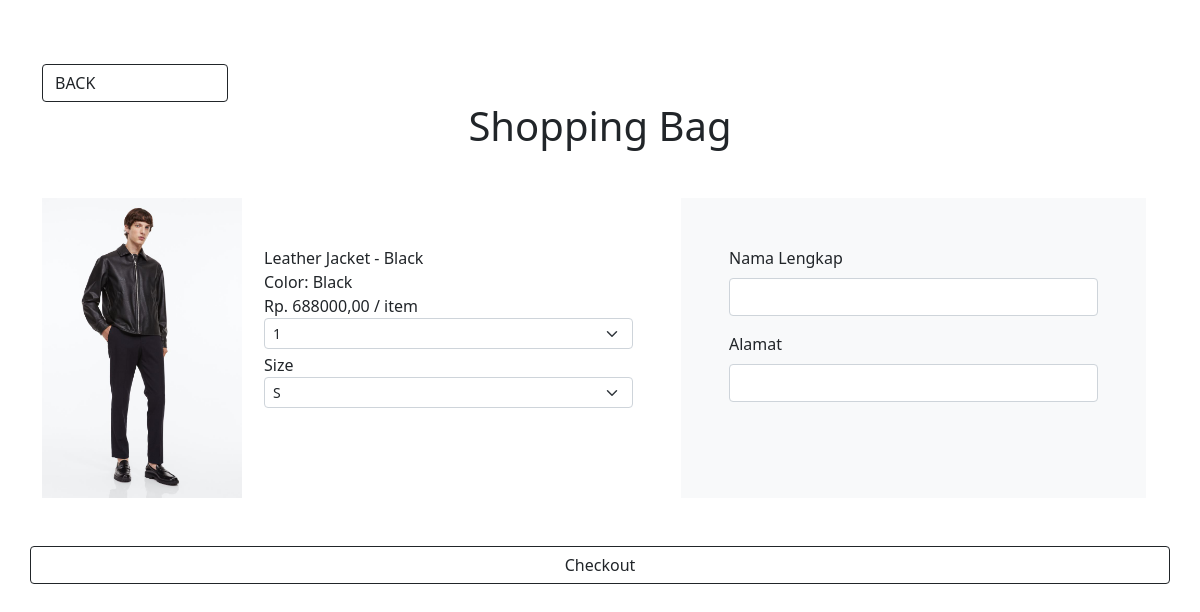
Screenshot of /user/halaman2.php?id=3 with the database file from the repository.
### tables this page shows
CREATE TABLE `produk` (
  `id_barang` int(11) NOT NULL,
  `namaproduk` varchar(150) NOT NULL,
  `stok` int(11) NOT NULL,
  `color` text DEFAULT NULL,
  `harga` int(11) NOT NULL,
  `foto` varchar(150) NOT NULL,
  `gender` enum('men','women') NOT NULL
);

### user/halaman2.php (the view, shortened to what this page needs)
<!DOCTYPE html>
<html lang="en">
<head>
    <link href="https://cdn.jsdelivr.net/npm/bootstrap@5.0.2/dist/css/bootstrap.min.css" rel="stylesheet"
>
    <link rel="stylesheet" href="https://cdn.jsdelivr.net/npm/bootstrap-icons@1.9.1/font/bootstrap-icons.css">
    <link rel="stylesheet" href="nav.css">
    <link rel="stylesheet" href="footer.css">
</head>
<body>
    <?php
    include "koneksi.php";
    $id = $_GET['id'];
    $query = mysqli_query($conn, "SELECT * FROM produk WHERE id_barang = '$id'");
    $produk = mysqli_fetch_array($query)
    ?>
    <section KONTEN>
        <div class="container my-5">
            <a class="col-2 btn btn-outline-dark text-sm-start mt-3" href="halaman.php?cat=all">BACK</a>
            <h1 align="center" class="mb-5">Shopping Bag</h1>
            <div class="row col-md-12 col-lg-12 col-sm-12">
                <div class="col-2">
                    <img src="../fotoproduk/<?php echo $produk['foto']?>" width="200px" alt="">
                </div>
                <div class="col-5 p-5">
                    <form action="halaman3.php?id=<?php echo $id;?>" method="POST">
                        <a><?php echo $produk['namaproduk']?></a><br>
                        <a><?php echo $produk['color']?></a><br>
                        <a id="harga"><?php echo "Rp. ", $produk['harga'], ",00 / item"?></a><br>
                        <select class="form-select form-select-sm mb-1" name="jumlah" id="jumlah">
                            <option value="1">1</option>
                        </select>
                        <label>Size</label>
                        <select class="form-select form-select-sm mb-1" name="size">
                            <option value="S">S</option>
                        </select>
                </div>
                <div class="col-5 bg-light p-5 justify-content-between">
                    <div>
                        <div class="row">
                            <div class="col">
                                <label for="nama" class="form-label">Nama Lengkap</label>
                                <input type="text" class="form-control" name="nama" id="nama">
                            </div>
                        </div>
                        <div class="row mt-3">
                            <div class="col">
                                <label for="alamat" class="form-label">Alamat</label>
                                <input type="text" class="form-control" name="alamat" id="alamat">
                            </div>
                        </div>
                    </div>
                </div>
            </div>
            <div class="row">
                <button type="submit" class=" btn btn-outline-dark mt-5">Checkout</button>
            </div>
        </div>
    </section>
</body>
</html>

### rows the page displays
produk: foto (picture), namaproduk "Leather Jacket - Black", color "Color: Black", harga "688000"
